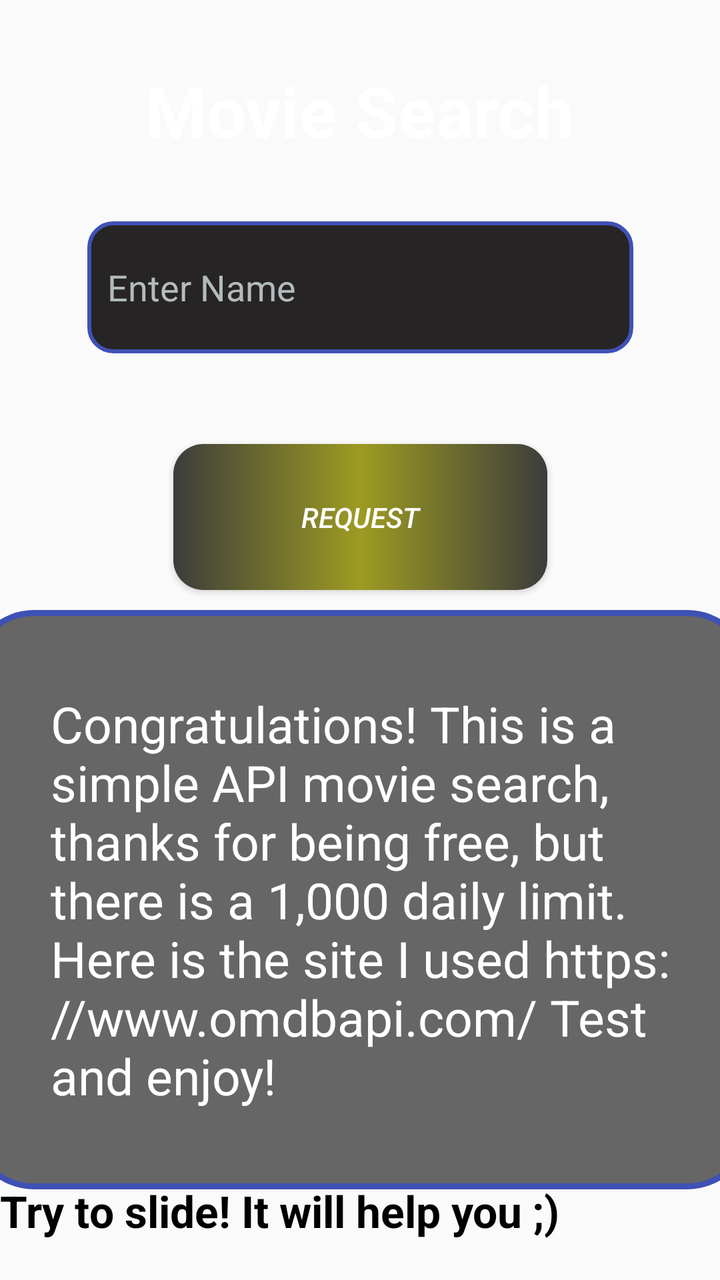
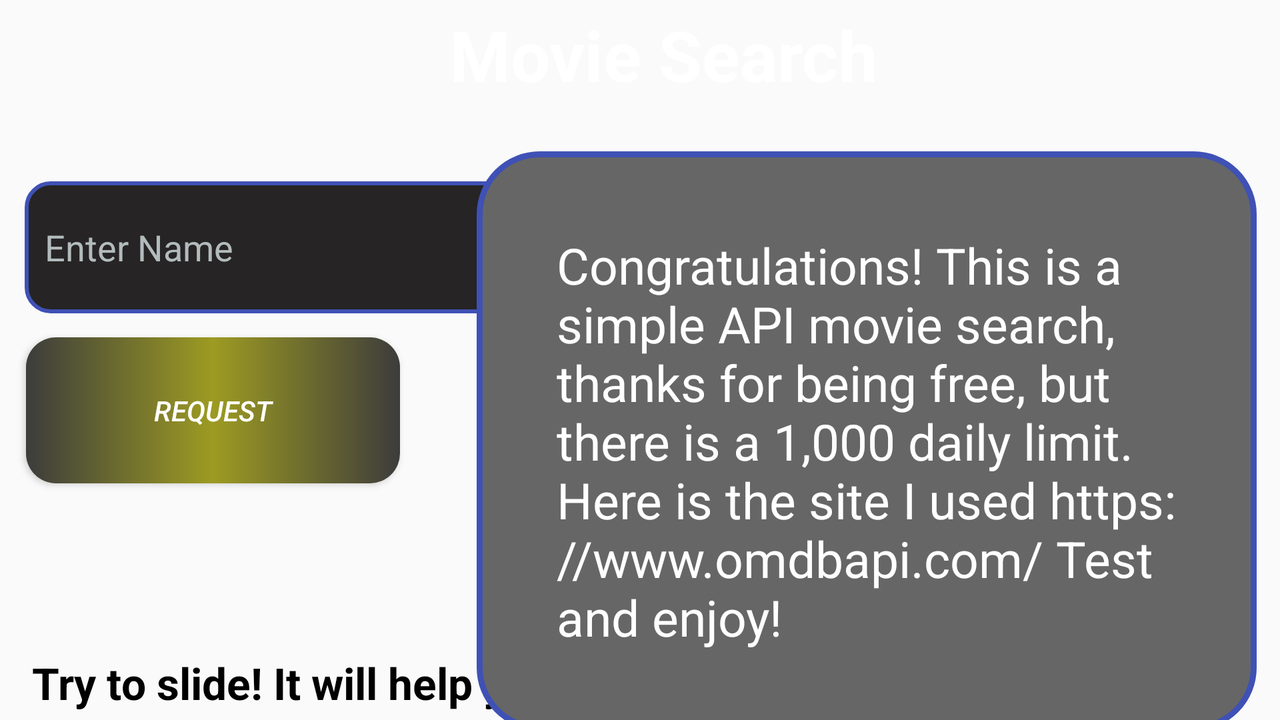

Compare how this app lays out the same screen by default and in its alternative resource folder. The renders come first, then the two layout files and the values they reference.
<!-- AndroidManifest.xml: application theme Theme.MovierSearch -->
<!-- res/layout/fragment_main.xml -->
<?xml version="1.0" encoding="utf-8"?>
<androidx.constraintlayout.widget.ConstraintLayout xmlns:android="http://schemas.android.com/apk/res/android"
    xmlns:app="http://schemas.android.com/apk/res-auto"
    xmlns:tools="http://schemas.android.com/tools"
    android:layout_width="match_parent"
    android:layout_height="match_parent"
    android:background="@drawable/main"
    tools:context=".MainFragment">

    <TextView
        android:id="@+id/textView"
        android:layout_width="wrap_content"
        android:layout_height="wrap_content"
        android:layout_marginTop="32dp"
        android:text="@string/app_name"
        android:textColor="@color/white"
        android:textStyle="bold"
        android:textSize="35sp"
        app:layout_constraintEnd_toEndOf="parent"
        app:layout_constraintStart_toStartOf="parent"
        app:layout_constraintTop_toTopOf="parent" />


    <EditText
        android:id="@+id/editTextText"
        android:layout_width="wrap_content"
        android:layout_height="66dp"
        android:layout_marginTop="32dp"
        android:ems="13"
        android:inputType="text"
        android:hint="Enter Name"
        android:background="@drawable/drawable_edittext"
        android:textColorHint="#B3BBBC"
        android:textColor="@color/white"
        android:textSize="18sp"
        android:padding="10dp"
        app:layout_constraintEnd_toEndOf="parent"
        app:layout_constraintStart_toStartOf="parent"
        app:layout_constraintTop_toBottomOf="@+id/textView" />


    <Button
        android:id="@+id/button"
        android:layout_width="187dp"
        android:layout_height="73dp"
        android:layout_marginTop="100dp"
        android:layout_marginBottom="10dp"
        android:background="@drawable/rgb_button"
        android:text="@string/request"
        android:textColor="@color/white"
        android:textStyle="italic"
        app:layout_constraintBottom_toTopOf="@+id/textView3"
        app:layout_constraintEnd_toEndOf="parent"
        app:layout_constraintStart_toStartOf="parent"
        app:layout_constraintTop_toBottomOf="@+id/editTextText" />

    <TextView
        android:id="@+id/textView2"
        android:layout_width="wrap_content"
        android:layout_height="wrap_content"
        android:text="@string/trying"
        android:textSize="22sp"
        android:layout_marginBottom="20dp"
        android:textColor="@color/black"
        android:textStyle="bold"
        app:layout_constraintBottom_toBottomOf="parent"
        app:layout_constraintStart_toStartOf="parent" />

    <TextView
        android:id="@+id/textView3"
        android:layout_width="390dp"
        android:layout_height="wrap_content"
        android:layout_marginBottom="100dp"
        android:background="@drawable/drawable_description"
        android:padding="40dp"
        android:textColor="@color/white"
        android:text="@string/desription"
        android:textSize="25sp"
        app:layout_constraintBottom_toBottomOf="parent"
        app:layout_constraintEnd_toEndOf="parent"
        app:layout_constraintStart_toStartOf="parent"
        app:layout_constraintTop_toBottomOf="@+id/button"/>

</androidx.constraintlayout.widget.ConstraintLayout>
<!-- resources referenced by this layout -->
<resources>
  <color name="black">#FF000000</color>
  <color name="white">#FFFFFFFF</color>
  <!-- drawable drawable_description (drawable) -->
  <?xml version="1.0" encoding="utf-8"?>
  <shape xmlns:android="http://schemas.android.com/apk/res/android" android:shape="rectangle">
      <solid android:color="@color/item" />
      <corners android:radius="30dp"/>
      <padding android:left="20dp"
          android:right="20dp"/>
      <stroke android:width="3dp" android:color="#3F51B5"/>
  </shape>
  <!-- drawable drawable_edittext (drawable) -->
  <?xml version="1.0" encoding="utf-8"?>
  <shape xmlns:android="http://schemas.android.com/apk/res/android">
      <solid android:color="#262424" />
      <corners android:radius="12dp" />
      <stroke
          android:width="2dp"
          android:color="#3F51B5" />
      <padding
          android:left="10dp"
          android:top="10dp"
          android:right="10dp"
          android:bottom="10dp" />
  </shape>
  <!-- drawable main (drawable) -->
  <?xml version="1.0" encoding="utf-8"?>
  <layer-list xmlns:android="http://schemas.android.com/apk/res/android">
  
      
      <item android:drawable="@color/main" />
  
      
      <item>
          <bitmap
              android:src="@drawable/tryinh"
              android:gravity="top" />
      </item>
  
  </layer-list>
  <!-- drawable rgb_button (drawable) -->
  <?xml version="1.0" encoding="utf-8"?>
  <shape xmlns:android="http://schemas.android.com/apk/res/android" android:shape="rectangle">
      <gradient
          android:startColor="#3C3C3C"
      android:centerColor="#9D9B22"
      android:endColor="#3C3C3C"/>
      <corners android:radius="15dp"/>
  </shape>
  <string name="app_name">Movie Search</string>
  <string name="desription">Congratulations! This is a simple API movie search,
          thanks for being free, but there is a 1,000 daily limit.
          Here is the site I used https://www.omdbapi.com/
          Test and enjoy! </string>
  <string name="request">Request</string>
  <string name="trying">Try to slide! It will help you ;)</string>
  <style name="Theme.MovierSearch" parent="Base.Theme.MovierSearch" />
  <color name="item">#666</color>
  <color name="main">#3C3C3C</color>
  <style name="Base.Theme.MovierSearch" parent="Theme.AppCompat.DayNight.NoActionBar">
          
          
      </style>
</resources>
<!-- res/layout-land/fragment_main.xml (the repository's variant of the layout above) -->
<!-- drawn on the phone turned sideways -->
<?xml version="1.0" encoding="utf-8"?>
<androidx.constraintlayout.widget.ConstraintLayout xmlns:android="http://schemas.android.com/apk/res/android"
    xmlns:app="http://schemas.android.com/apk/res-auto"
    xmlns:tools="http://schemas.android.com/tools"
    android:layout_width="match_parent"
    android:layout_height="match_parent"
    android:background="@drawable/main"
    tools:context=".MainFragment">


    <TextView
        android:id="@+id/textView"
        android:layout_width="wrap_content"
        android:layout_height="wrap_content"
        android:layout_marginTop="4dp"
        android:text="@string/app_name"
        android:textColor="@color/white"
        android:textSize="35sp"
        android:textStyle="bold"
        app:layout_constraintEnd_toEndOf="parent"
        app:layout_constraintHorizontal_bias="0.528"
        app:layout_constraintStart_toStartOf="parent"
        app:layout_constraintTop_toTopOf="parent" />

    <EditText
        android:id="@+id/editTextText"
        android:layout_width="wrap_content"
        android:layout_height="66dp"
        android:layout_marginTop="40dp"
        android:background="@drawable/drawable_edittext"
        android:ems="13"
        android:hint="Enter Name"
        android:inputType="text"
        android:padding="10dp"
        android:textColor="@color/white"
        android:textColorHint="#B3BBBC"
        android:textSize="18sp"
        app:layout_constraintEnd_toEndOf="parent"
        app:layout_constraintHorizontal_bias="0.034"
        app:layout_constraintStart_toStartOf="parent"
        app:layout_constraintTop_toBottomOf="@+id/textView" />

    <Button
        android:id="@+id/button"
        android:layout_width="187dp"
        android:layout_height="73dp"
        android:layout_marginTop="12dp"
        android:background="@drawable/rgb_button"
        android:text="@string/request"
        android:textColor="@color/white"
        android:textStyle="italic"
        app:layout_constraintEnd_toEndOf="parent"
        app:layout_constraintHorizontal_bias="0.029"
        app:layout_constraintStart_toStartOf="parent"
        app:layout_constraintTop_toBottomOf="@+id/editTextText" />

    <TextView
        android:id="@+id/textView2"
        android:layout_width="wrap_content"
        android:layout_height="wrap_content"
        android:layout_marginStart="16dp"
        android:layout_marginBottom="4dp"
        android:text="@string/trying"
        android:textColor="@color/black"
        android:textSize="22sp"
        android:textStyle="bold"
        app:layout_constraintBottom_toBottomOf="parent"
        app:layout_constraintStart_toStartOf="parent" />

    <TextView
        android:id="@+id/textView3"
        android:layout_width="390dp"
        android:layout_height="wrap_content"
        android:layout_marginBottom="100dp"
        android:background="@drawable/drawable_description"
        android:padding="40dp"
        android:text="@string/desription"
        android:textColor="@color/white"
        android:textSize="25sp"
        app:layout_constraintBottom_toBottomOf="parent"
        app:layout_constraintEnd_toEndOf="parent"
        app:layout_constraintHorizontal_bias="0.953"
        app:layout_constraintStart_toStartOf="parent"
        app:layout_constraintTop_toBottomOf="@+id/button"
        app:layout_constraintVertical_bias="0.612" />

</androidx.constraintlayout.widget.ConstraintLayout>
